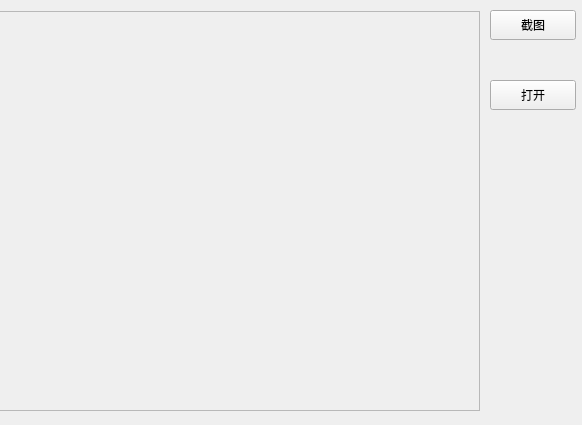
<?xml version="1.0" encoding="UTF-8"?>
<ui version="4.0">
 <class>Form</class>
 <widget class="QWidget" name="Form">
  <property name="geometry">
   <rect>
    <x>0</x>
    <y>0</y>
    <width>582</width>
    <height>425</height>
   </rect>
  </property>
  <property name="windowTitle">
   <string>Form</string>
  </property>
  <widget class="QPushButton" name="ok">
   <property name="geometry">
    <rect>
     <x>490</x>
     <y>10</y>
     <width>86</width>
     <height>30</height>
    </rect>
   </property>
   <property name="text">
    <string>截图</string>
   </property>
  </widget>
  <widget class="QWidget" name="verticalLayoutWidget">
   <property name="geometry">
    <rect>
     <x>-1</x>
     <y>0</y>
     <width>481</width>
     <height>423</height>
    </rect>
   </property>
   <layout class="QVBoxLayout" name="verticalLayout">
    <property name="bottomMargin">
     <number>0</number>
    </property>
    <item>
     <widget class="QScrollArea" name="scroll">
      <property name="maximumSize">
       <size>
        <width>800</width>
        <height>400</height>
       </size>
      </property>
      <property name="widgetResizable">
       <bool>true</bool>
      </property>
      <widget class="QWidget" name="scrollAreaWidgetContents">
       <property name="geometry">
        <rect>
         <x>0</x>
         <y>0</y>
         <width>477</width>
         <height>398</height>
        </rect>
       </property>
      </widget>
     </widget>
    </item>
   </layout>
  </widget>
  <widget class="QPushButton" name="openImage">
   <property name="geometry">
    <rect>
     <x>490</x>
     <y>80</y>
     <width>86</width>
     <height>30</height>
    </rect>
   </property>
   <property name="text">
    <string>打开</string>
   </property>
  </widget>
 </widget>
 <resources/>
 <connections/>
</ui>
